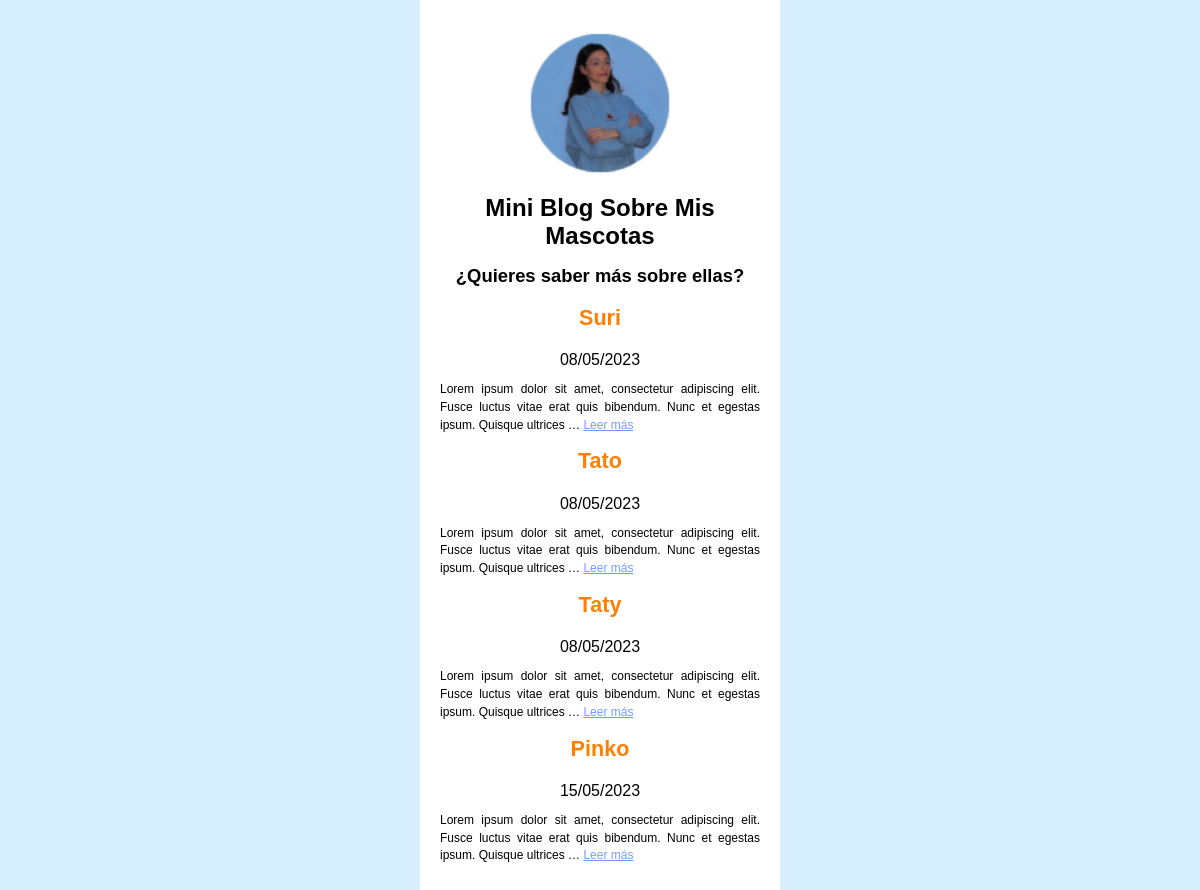
The page / on the database its author committed.
### blog/models.py (models this page shows, shortened)
class Post(models.Model):
    title = models.CharField(max_length=200, verbose_name="Título")
    content = models.TextField(verbose_name="Contenido")
    created = models.DateTimeField(auto_now_add=True, verbose_name="Creado")
    modified = models.DateTimeField(auto_now=True, verbose_name="Modificado")
    class Meta:
        verbose_name = "Entrada"
        verbose_name_plural = "Entradas"

### blog/views.py (the view)
# urls.py: path('', home, name="home"),
def home(request):
    posts = Post.objects.all()
    return render(request, "blog/home.html", {"posts": posts})

### blog/templates/blog/home.html (shortened to what this page needs)
{% extends 'blog/base.html' %}
{% block content %}
     {% for post in posts %}
        <div>
            <h3>{{ post.title }}</h3>
            <br>
            <span class="date">{{ post.created|date:"SHORT_DATE_FORMAT" }}</span>
            <p> {{ post.content|truncatewords:"20" }} <a href="{% url 'post' id=post.id %}">Leer más</a>
            </p>
        </div>
    {% endfor %}
{% endblock %}

### blog/templates/blog/base.html (shortened to what this page needs)
{% load static %}
<html>
<head>
    <link rel="stylesheet" href="{% static 'blog/styles.css' %}">
</head>
<body>
<main>
    <img src="{% static 'blog/nir.png' %}" class="top"/>
    <h1>Mini Blog Sobre Mis Mascotas</h1>
    <h2>¿Quieres saber más sobre ellas?</h2>
    {% block content %}{% endblock %}
</main>
</body>

### blog/static/blog/styles.css (style rules this page uses)
body { font-family: Arial, Helvetica, sans-serif; padding: 0; margin: 0; background: rgb(214, 238, 255); }
main { max-width: 320px; margin: 0 auto; padding: 1.25rem; text-align: center; background: #fff; }
h1 { font-size: 150%; margin: 0 auto; }
h2 { font-size: 115%; }
h3 { font-size: 135%; color: rgb(255, 128, 0); padding: 0.15rem 0; margin: 0; }
p { font-size: 75%; text-align: justify; line-height: 1.1rem; }
a { font-size: 90%; color: rgb(115, 155, 255); }
p > a { font-size: 100% !important; text-align: justify; }
img.top { height: 150px; width: 150px; padding: 0.5rem 0 1rem; }

### rows shown on the page
Post: title "Suri", created "08/05/2023", content "Lorem ipsum dolor sit amet, consectetur adipiscing elit. Fusce luctus vitae erat quis bibendum. Nunc et egestas ipsum. Quisque ultrices …"
Post: title "Tato", created "08/05/2023", content "Lorem ipsum dolor sit amet, consectetur adipiscing elit. Fusce luctus vitae erat quis bibendum. Nunc et egestas ipsum. Quisque ultrices …"
Post: title "Taty", created "08/05/2023", content "Lorem ipsum dolor sit amet, consectetur adipiscing elit. Fusce luctus vitae erat quis bibendum. Nunc et egestas ipsum. Quisque ultrices …"
Post: title "Pinko", created "15/05/2023", content "Lorem ipsum dolor sit amet, consectetur adipiscing elit. Fusce luctus vitae erat quis bibendum. Nunc et egestas ipsum. Quisque ultrices …"
